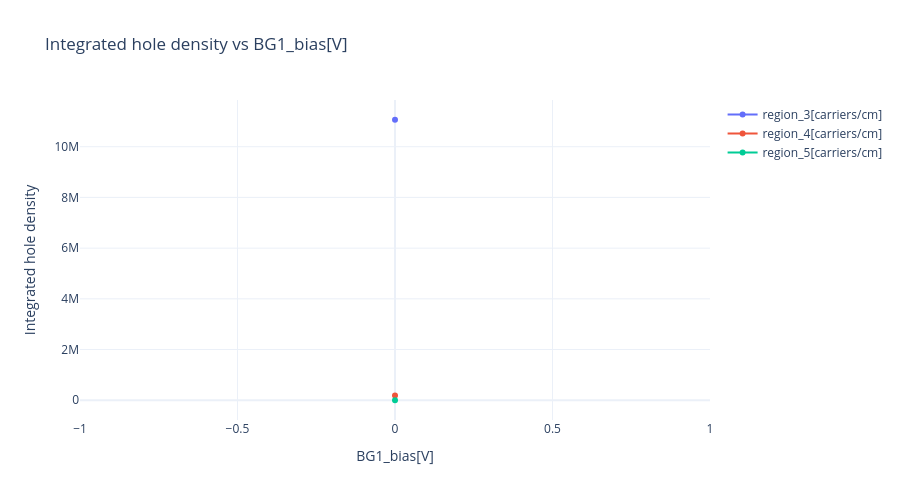
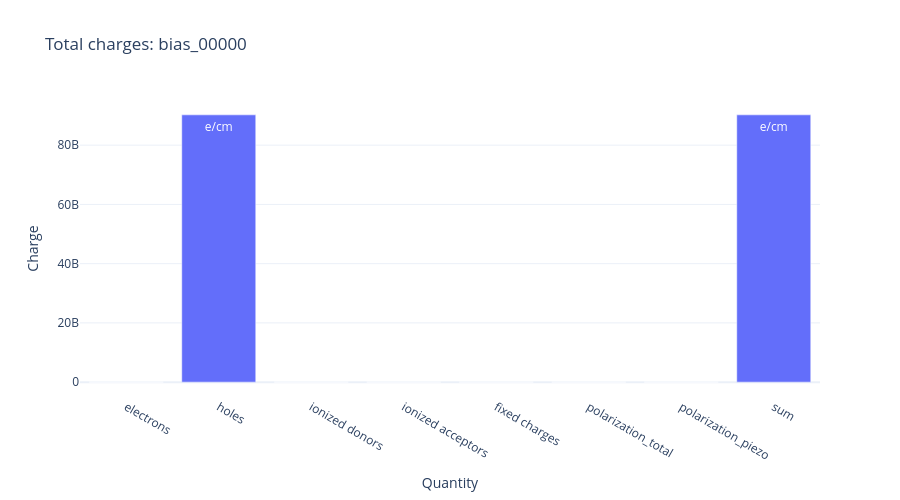
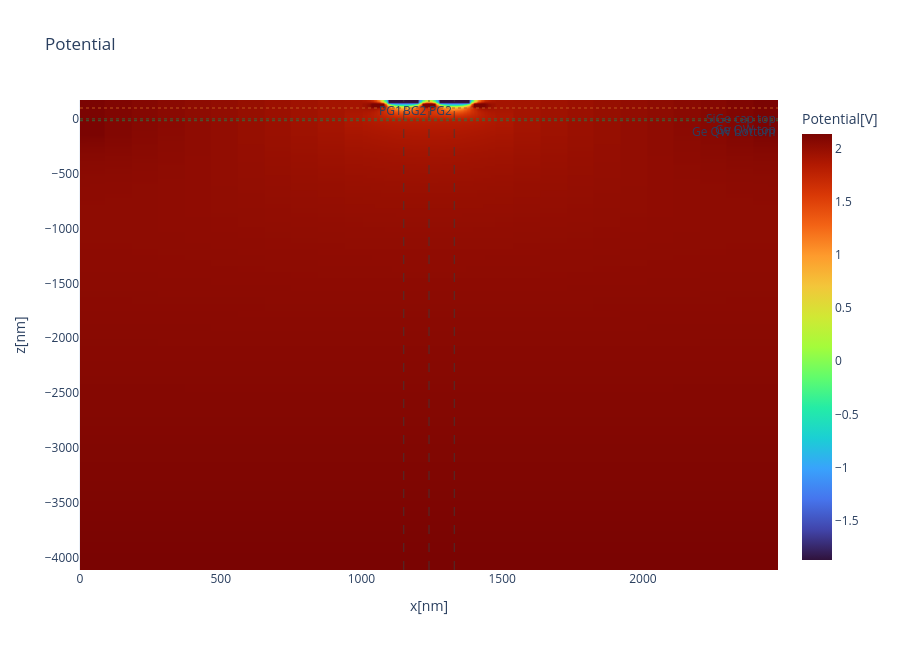
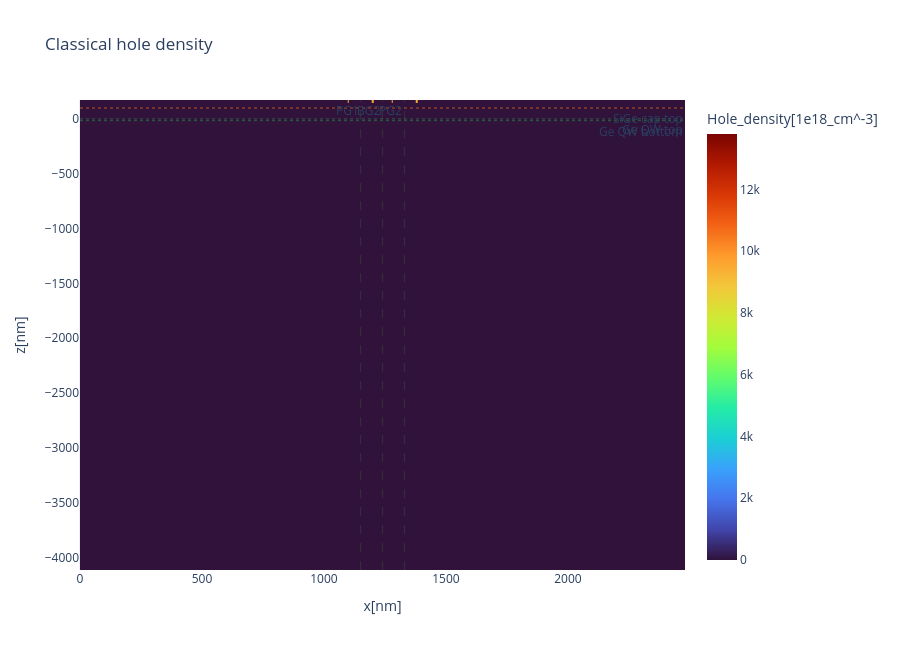

Write notebook code for charts like these, in order.
### Code cell
selected_diffs = np.abs(SUMMARY['V_PG'].to_numpy(dtype=float) - float(SELECTED_V_PG))
selected_idx = int(np.argmin(selected_diffs))
if selected_diffs[selected_idx] > SELECTED_BIAS_TOL:
    available = ', '.join(f'{value:+.1f}' for value in SUMMARY['V_PG'].to_numpy(dtype=float))
    raise ValueError(f'No sweep point found for V_PG={SELECTED_V_PG:+.3f} V. Available: {available}')

SELECTED_ROW = SUMMARY.iloc[selected_idx]
SELECTED_RUN_ROOT = Path(SELECTED_ROW['run_root'])
SELECTED_BIAS_DIR = nnt.get_bias_dir(SELECTED_RUN_ROOT, bias=SELECTED_RUN_BIAS)

SELECTED_GATE_X_MARKERS = [
    {'value': float(xpos), 'label': name, 'color': 'rgba(60,60,60,0.70)', 'dash': 'dash'}
    for name, xpos in X_PROBES.items()
]
def display_static_figure_once(fig):
    display(fig)
    plt.close(fig)

SELECTED_LAYER_Z_MARKERS = [
    {'value': -15.0, 'label': 'Ge QW bottom', 'color': 'rgba(40,120,70,0.75)', 'dash': 'dot'},
    {'value': 0.0, 'label': 'Ge QW top', 'color': 'rgba(40,120,70,0.75)', 'dash': 'dot'},
    {'value': 100.0, 'label': 'SiGe cap top', 'color': 'rgba(190,90,30,0.75)', 'dash': 'dot'},
]

display(Markdown(f'### Selected sweep point: V_PG1 = V_PG2 = {format_bias_label(SELECTED_ROW.V_PG)}; V_BG1 = V_BG2 = V_BG3 = 0.0 V'))
display(pd.Series({
    'run_name': SELECTED_ROW.run_name,
    'run_root': str(SELECTED_RUN_ROOT),
    'nextnano_bias_dir': str(SELECTED_BIAS_DIR),
    'job_done': (SELECTED_RUN_ROOT / 'job_done.txt').exists(),
}).to_frame('value'))

display(Markdown('#### Integrated hole density regions'))
display(nnt.read_integrated_density_hole(SELECTED_RUN_ROOT / 'integrated_density_hole.dat'))
integrated_fig = nnt.plot_integrated_density_hole(
    SELECTED_RUN_ROOT,
    region_columns=['region_3[carriers/cm]', 'region_4[carriers/cm]', 'region_5[carriers/cm]'],
    interactive=SELECTED_INTERACTIVE_PLOTS,
)
if not SELECTED_INTERACTIVE_PLOTS:
    display_static_figure_once(integrated_fig)

display(Markdown('#### Total charges'))
display(nnt.read_total_charges(SELECTED_BIAS_DIR))
total_charges_fig = nnt.plot_total_charges(SELECTED_BIAS_DIR, interactive=SELECTED_INTERACTIVE_PLOTS)
if not SELECTED_INTERACTIVE_PLOTS:
    display_static_figure_once(total_charges_fig)

display(Markdown('#### Potential map: potential.fld'))
potential_map = nnt.resolve_bias_output_file(SELECTED_RUN_ROOT, 'potential', bias=SELECTED_RUN_BIAS, preferred_extensions=('fld',))
if SELECTED_INTERACTIVE_PLOTS:
    nnt.plot_fld_interactive(potential_map, title='Potential', xlim=SELECTED_XLIM, ylim=SELECTED_MAP_ZLIM, x_markers=SELECTED_GATE_X_MARKERS, y_markers=SELECTED_LAYER_Z_MARKERS, prefer_nextnanopy=False)
else:
    display_static_figure_once(nnt.plot_fld(potential_map, title='Potential', xlim=SELECTED_XLIM, ylim=SELECTED_MAP_ZLIM, x_markers=SELECTED_GATE_X_MARKERS, y_markers=SELECTED_LAYER_Z_MARKERS, prefer_nextnanopy=False))

display(Markdown('#### Classical hole density map: density_hole.fld'))
hole_density_map = nnt.resolve_bias_output_file(SELECTED_RUN_ROOT, 'density_hole', bias=SELECTED_RUN_BIAS, preferred_extensions=('fld',))
if SELECTED_INTERACTIVE_PLOTS:
    nnt.plot_fld_interactive(hole_density_map, title='Classical hole density', log10=False, xlim=SELECTED_XLIM, ylim=SELECTED_MAP_ZLIM, x_markers=SELECTED_GATE_X_MARKERS, y_markers=SELECTED_LAYER_Z_MARKERS, prefer_nextnanopy=False)
else:
    display_static_figure_once(nnt.plot_fld(hole_density_map, title='Classical hole density', log10=False, xlim=SELECTED_XLIM, ylim=SELECTED_MAP_ZLIM, x_markers=SELECTED_GATE_X_MARKERS, y_markers=SELECTED_LAYER_Z_MARKERS, prefer_nextnanopy=False))

display(Markdown('#### HH band-edge map: bandedges.fld'))
bandedge_map = nnt.resolve_bias_output_file(SELECTED_RUN_ROOT, 'bandedges', bias=SELECTED_RUN_BIAS, preferred_extensions=('fld',))
if SELECTED_INTERACTIVE_PLOTS:
    nnt.plot_fld_interactive(bandedge_map, variable='HH', title='HH band edge', xlim=SELECTED_XLIM, ylim=SELECTED_MAP_ZLIM, x_markers=SELECTED_GATE_X_MARKERS, y_markers=SELECTED_LAYER_Z_MARKERS, prefer_nextnanopy=False)
else:
    display_static_figure_once(nnt.plot_fld(bandedge_map, variable='HH', title='HH band edge', xlim=SELECTED_XLIM, ylim=SELECTED_MAP_ZLIM, x_markers=SELECTED_GATE_X_MARKERS, y_markers=SELECTED_LAYER_Z_MARKERS, prefer_nextnanopy=False))

display(Markdown('#### Electric-field norm map: electric_field_norm.fld'))
efield_map = nnt.resolve_bias_output_file(SELECTED_RUN_ROOT, 'electric_field_norm', bias=SELECTED_RUN_BIAS, preferred_extensions=('fld',))
if SELECTED_INTERACTIVE_PLOTS:
    nnt.plot_fld_interactive(efield_map, title='Electric-field norm', xlim=SELECTED_XLIM, ylim=SELECTED_MAP_ZLIM, x_markers=SELECTED_GATE_X_MARKERS, y_markers=SELECTED_LAYER_Z_MARKERS, prefer_nextnanopy=False)
else:
    display_static_figure_once(nnt.plot_fld(efield_map, title='Electric-field norm', xlim=SELECTED_XLIM, ylim=SELECTED_MAP_ZLIM, x_markers=SELECTED_GATE_X_MARKERS, y_markers=SELECTED_LAYER_Z_MARKERS, prefer_nextnanopy=False))

display(Markdown('#### Band edges along x_QD: bandedges_1d_x_QD.dat'))
bandedges_x = nnt.resolve_bias_output_file(SELECTED_RUN_ROOT, 'bandedges', cut='1d_x_QD', bias=SELECTED_RUN_BIAS, preferred_extensions=('dat',))
if SELECTED_INTERACTIVE_PLOTS:
    nnt.plot_dat_interactive(bandedges_x, variables=SELECTED_BANDEDGE_VARIABLES, title='Band edges along x_QD', xlim=SELECTED_XLIM, markers=SELECTED_GATE_X_MARKERS, prefer_nextnanopy=False)
else:
    display_static_figure_once(nnt.plot_dat(bandedges_x, variables=SELECTED_BANDEDGE_VARIABLES, title='Band edges along x_QD', xlim=SELECTED_XLIM, markers=SELECTED_GATE_X_MARKERS, prefer_nextnanopy=False))

display(Markdown('#### Band edges along z_BG2: bandedges_1d_z_BG2.dat'))
bandedges_z_bg2 = nnt.resolve_bias_output_file(SELECTED_RUN_ROOT, 'bandedges', cut='1d_z_BG2', bias=SELECTED_RUN_BIAS, preferred_extensions=('dat',))
if SELECTED_INTERACTIVE_PLOTS:
    nnt.plot_dat_interactive(bandedges_z_bg2, variables=SELECTED_BANDEDGE_VARIABLES, title='Band edges along z_BG2', xlim=SELECTED_ZOOM_ZLIM, markers=SELECTED_LAYER_Z_MARKERS, prefer_nextnanopy=False)
else:
    display_static_figure_once(nnt.plot_dat(bandedges_z_bg2, variables=SELECTED_BANDEDGE_VARIABLES, title='Band edges along z_BG2', xlim=SELECTED_ZOOM_ZLIM, markers=SELECTED_LAYER_Z_MARKERS, prefer_nextnanopy=False))

display(Markdown('#### Band edges along z_PG1: bandedges_1d_z_PG1.dat'))
bandedges_z_pg1 = nnt.resolve_bias_output_file(SELECTED_RUN_ROOT, 'bandedges', cut='1d_z_PG1', bias=SELECTED_RUN_BIAS, preferred_extensions=('dat',))
if SELECTED_INTERACTIVE_PLOTS:
    nnt.plot_dat_interactive(bandedges_z_pg1, variables=SELECTED_BANDEDGE_VARIABLES, title='Band edges along z_PG1', xlim=SELECTED_ZOOM_ZLIM, markers=SELECTED_LAYER_Z_MARKERS, prefer_nextnanopy=False)
else:
    display_static_figure_once(nnt.plot_dat(bandedges_z_pg1, variables=SELECTED_BANDEDGE_VARIABLES, title='Band edges along z_PG1', xlim=SELECTED_ZOOM_ZLIM, markers=SELECTED_LAYER_Z_MARKERS, prefer_nextnanopy=False))

display(Markdown('#### Potential along x_QD: potential_1d_x_QD.dat'))
potential_x = nnt.resolve_bias_output_file(SELECTED_RUN_ROOT, 'potential', cut='1d_x_QD', bias=SELECTED_RUN_BIAS, preferred_extensions=('dat',))
if SELECTED_INTERACTIVE_PLOTS:
    nnt.plot_dat_interactive(potential_x, title='Potential along x_QD', xlim=SELECTED_XLIM, markers=SELECTED_GATE_X_MARKERS, prefer_nextnanopy=False)
else:
    display_static_figure_once(nnt.plot_dat(potential_x, title='Potential along x_QD', xlim=SELECTED_XLIM, markers=SELECTED_GATE_X_MARKERS, prefer_nextnanopy=False))

display(Markdown('#### Classical hole density along x_QD: density_hole_1d_x_QD.dat'))
classical_hole_x = nnt.resolve_bias_output_file(SELECTED_RUN_ROOT, 'density_hole', cut='1d_x_QD', bias=SELECTED_RUN_BIAS, preferred_extensions=('dat',))
if SELECTED_INTERACTIVE_PLOTS:
    nnt.plot_dat_interactive(classical_hole_x, title='Classical hole density along x_QD', xlim=SELECTED_XLIM, yscale='linear', markers=SELECTED_GATE_X_MARKERS, prefer_nextnanopy=False)
else:
    display_static_figure_once(nnt.plot_dat(classical_hole_x, title='Classical hole density along x_QD', xlim=SELECTED_XLIM, yscale='linear', markers=SELECTED_GATE_X_MARKERS, prefer_nextnanopy=False))

display(Markdown('#### Quantum HH density along x_QD: Quantum/c-Ge_QW/HH/density_1d_x_QD.dat'))
quantum_hh_x = nnt.resolve_quantum_output_file(SELECTED_RUN_ROOT, 'density', cut='1d_x_QD', region='c-Ge_QW', band='HH', bias=SELECTED_RUN_BIAS, preferred_extensions=('dat',))
if SELECTED_INTERACTIVE_PLOTS:
    nnt.plot_dat_interactive(quantum_hh_x, title='Quantum HH density along x_QD', xlim=SELECTED_XLIM, yscale='linear', markers=SELECTED_GATE_X_MARKERS, prefer_nextnanopy=False)
else:
    display_static_figure_once(nnt.plot_dat(quantum_hh_x, title='Quantum HH density along x_QD', xlim=SELECTED_XLIM, yscale='linear', markers=SELECTED_GATE_X_MARKERS, prefer_nextnanopy=False))

### Figure 1 — Plotly figure (JSON) as saved in the notebook; plotly's stock layout.template omitted (floating-point values rounded to 4 significant figures)
{"data": [{"mode": "lines+markers", "name": "region_3[carriers/cm]", "type": "scatter", "x": [0], "y": [11063740]}, {"mode": "lines+markers", "name": "region_4[carriers/cm]", "type": "scatter", "x": [0], "y": [189400.0]}, {"mode": "lines+markers", "name": "region_5[carriers/cm]", "type": "scatter", "x": [0], "y": [1.085e-302]}], "layout": {"height": 500, "legend": {"itemclick": "toggle", "itemdoubleclick": "toggleothers"}, "title": {"text": "Integrated hole density vs BG1_bias[V]"}, "xaxis": {"title": {"text": "BG1_bias[V]"}}, "yaxis": {"title": {"text": "Integrated hole density"}}}}

### Figure 2 — Plotly figure (JSON) as saved in the notebook; plotly's stock layout.template omitted (floating-point values rounded to 4 significant figures)
{"data": [{"text": ["e/cm", "e/cm", "e/cm", "e/cm", "e/cm", "e/cm", "e/cm", "e/cm"], "type": "bar", "x": ["electrons", "holes", "ionized donors", "ionized acceptors", "fixed charges", "polarization_total", "polarization_piezo", "sum"], "y": [-1.177e-298, 90230000000.0, 0.0, -0.0, 0.0, 0.0, 0.0, 90230000000.0]}], "layout": {"height": 500, "title": {"text": "Total charges: bias_00000"}, "xaxis": {"title": {"text": "Quantity"}}, "yaxis": {"title": {"text": "Charge"}}}}

### Figure 3 — Plotly figure (JSON) as saved in the notebook; plotly's stock layout.template omitted (floating-point values rounded to 4 significant figures; data arrays with more than 128 entries replaced by an {"elided": "..."} marker saying what was removed)
{"data": [{"colorbar": {"title": {"text": "Potential[V]"}}, "colorscale": [[0, "#30123b"], [0.07143, "#4145ab"], [0.1429, "#4675ed"], [0.2143, "#39a2fc"], [0.2857, "#1bcfd4"], [0.3571, "#24eca6"], [0.4286, "#61fc6c"], [0.5, "#a4fc3b"], [0.5714, "#d1e834"], [0.6429, "#f3c63a"], [0.7143, "#fe9b2d"], [0.7857, "#f36315"], [0.8571, "#d93806"], [0.9286, "#b11901"], [1, "#7a0402"]], "type": "heatmap", "x": [0.0, 10.44, 18.61, 25.0, 30.0, 40.0, 134.4, 228.9, 323.3, 417.8, 512.2, 606.7, 701.1, 795.6, 890.0, 992.4, 1015.0, 1020.0, 1025.0, 1030.0, 1035.0, 1040.0, 1045.0, 1050.0, 1055.0, 1060.0, 1065.0, 1070.0, 1075.0, 1080.0, 1085.0, 1090.0, 1095.0, 1100.0, 1105.0, 1110.0, 1115.0, 1120.0, 1125.0, 1130.0, 1135.0, 1140.0, 1145.0, 1150.0, 1155.0, 1160.0, 1165.0, 1170.0, 1175.0, 1180.0, 1185.0, 1190.0, 1195.0, 1200.0, 1205.0, 1210.0, 1215.0, 1220.0, 1225.0, 1230.0, 1235.0, 1240.0, 1245.0, 1250.0, 1255.0, 1260.0, 1265.0, 1270.0, 1275.0, 1280.0, 1285.0, 1290.0, 1295.0, 1300.0, 1305.0, 1310.0, 1315.0, 1320.0, 1325.0, 1330.0, 1335.0, 1340.0, 1345.0, 1350.0, 1355.0, 1360.0, 1365.0, 1370.0, 1375.0, 1380.0, 1385.0, 1390.0, 1395.0, 1400.0, 1405.0, 1410.0, 1415.0, 1420.0, 1425.0, 1430.0, 1435.0, 1440.0, 1445.0, 1450.0, 1455.0, 1460.0, 1465.0, 1488.0, 1590.0, 1684.0, 1779.0, 1873.0, 1968.0, 2062.0, 2157.0, 2251.0, 2346.0, 2440.0, 2450.0, 2455.0, 2461.0, 2470.0, 2480.0], "y": {"elided": "554 float values"}, "z": {"elided": "554x123 float values"}}], "layout": {"annotations": [{"showarrow": false, "text": "PG1", "x": 1150, "xanchor": "right", "xref": "x", "y": 1, "yanchor": "top", "yref": "y domain"}, {"showarrow": false, "text": "BG2", "x": 1240, "xanchor": "right", "xref": "x", "y": 1, "yanchor": "top", "yref": "y domain"}, {"showarrow": false, "text": "PG2", "x": 1330, "xanchor": "right", "xref": "x", "y": 1, "yanchor": "top", "yref": "y domain"}, {"showarrow": false, "text": "Ge QW bottom", "x": 1, "xanchor": "right", "xref": "x domain", "y": -15, "yanchor": "top", "yref": "y"}, {"showarrow": false, "text": "Ge QW top", "x": 1, "xanchor": "right", "xref": "x domain", "y": 0, "yanchor": "top", "yref": "y"}, {"showarrow": false, "text": "SiGe cap top", "x": 1, "xanchor": "right", "xref": "x domain", "y": 100, "yanchor": "top", "yref": "y"}], "height": 650, "shapes": [{"line": {"color": "rgba(60,60,60,0.70)", "dash": "dash", "width": 1.3}, "opacity": 0.85, "type": "line", "x0": 1150, "x1": 1150, "xref": "x", "y0": 0, "y1": 1, "yref": "y domain"}, {"line": {"color": "rgba(60,60,60,0.70)", "dash": "dash", "width": 1.3}, "opacity": 0.85, "type": "line", "x0": 1240, "x1": 1240, "xref": "x", "y0": 0, "y1": 1, "yref": "y domain"}, {"line": {"color": "rgba(60,60,60,0.70)", "dash": "dash", "width": 1.3}, "opacity": 0.85, "type": "line", "x0": 1330, "x1": 1330, "xref": "x", "y0": 0, "y1": 1, "yref": "y domain"}, {"line": {"color": "rgba(40,120,70,0.75)", "dash": "dot", "width": 1.3}, "opacity": 0.85, "type": "line", "x0": 0, "x1": 1, "xref": "x domain", "y0": -15, "y1": -15, "yref": "y"}, {"line": {"color": "rgba(40,120,70,0.75)", "dash": "dot", "width": 1.3}, "opacity": 0.85, "type": "line", "x0": 0, "x1": 1, "xref": "x domain", "y0": 0, "y1": 0, "yref": "y"}, {"line": {"color": "rgba(190,90,30,0.75)", "dash": "dot", "width": 1.3}, "opacity": 0.85, "type": "line", "x0": 0, "x1": 1, "xref": "x domain", "y0": 100, "y1": 100, "yref": "y"}], "title": {"text": "Potential"}, "xaxis": {"range": [0, 2480], "title": {"text": "x[nm]"}}, "yaxis": {"range": [-4115, 173], "title": {"text": "z[nm]"}}}}

### Figure 4 — Plotly figure (JSON) as saved in the notebook; plotly's stock layout.template omitted (floating-point values rounded to 4 significant figures; data arrays with more than 128 entries replaced by an {"elided": "..."} marker saying what was removed)
{"data": [{"colorbar": {"title": {"text": "Hole_density[1e18_cm^-3]"}}, "colorscale": [[0, "#30123b"], [0.07143, "#4145ab"], [0.1429, "#4675ed"], [0.2143, "#39a2fc"], [0.2857, "#1bcfd4"], [0.3571, "#24eca6"], [0.4286, "#61fc6c"], [0.5, "#a4fc3b"], [0.5714, "#d1e834"], [0.6429, "#f3c63a"], [0.7143, "#fe9b2d"], [0.7857, "#f36315"], [0.8571, "#d93806"], [0.9286, "#b11901"], [1, "#7a0402"]], "type": "heatmap", "x": [0.0, 10.44, 18.61, 25.0, 30.0, 40.0, 134.4, 228.9, 323.3, 417.8, 512.2, 606.7, 701.1, 795.6, 890.0, 992.4, 1015.0, 1020.0, 1025.0, 1030.0, 1035.0, 1040.0, 1045.0, 1050.0, 1055.0, 1060.0, 1065.0, 1070.0, 1075.0, 1080.0, 1085.0, 1090.0, 1095.0, 1100.0, 1105.0, 1110.0, 1115.0, 1120.0, 1125.0, 1130.0, 1135.0, 1140.0, 1145.0, 1150.0, 1155.0, 1160.0, 1165.0, 1170.0, 1175.0, 1180.0, 1185.0, 1190.0, 1195.0, 1200.0, 1205.0, 1210.0, 1215.0, 1220.0, 1225.0, 1230.0, 1235.0, 1240.0, 1245.0, 1250.0, 1255.0, 1260.0, 1265.0, 1270.0, 1275.0, 1280.0, 1285.0, 1290.0, 1295.0, 1300.0, 1305.0, 1310.0, 1315.0, 1320.0, 1325.0, 1330.0, 1335.0, 1340.0, 1345.0, 1350.0, 1355.0, 1360.0, 1365.0, 1370.0, 1375.0, 1380.0, 1385.0, 1390.0, 1395.0, 1400.0, 1405.0, 1410.0, 1415.0, 1420.0, 1425.0, 1430.0, 1435.0, 1440.0, 1445.0, 1450.0, 1455.0, 1460.0, 1465.0, 1488.0, 1590.0, 1684.0, 1779.0, 1873.0, 1968.0, 2062.0, 2157.0, 2251.0, 2346.0, 2440.0, 2450.0, 2455.0, 2461.0, 2470.0, 2480.0], "y": {"elided": "554 float values"}, "z": {"elided": "554x123 float values"}}], "layout": {"annotations": [{"showarrow": false, "text": "PG1", "x": 1150, "xanchor": "right", "xref": "x", "y": 1, "yanchor": "top", "yref": "y domain"}, {"showarrow": false, "text": "BG2", "x": 1240, "xanchor": "right", "xref": "x", "y": 1, "yanchor": "top", "yref": "y domain"}, {"showarrow": false, "text": "PG2", "x": 1330, "xanchor": "right", "xref": "x", "y": 1, "yanchor": "top", "yref": "y domain"}, {"showarrow": false, "text": "Ge QW bottom", "x": 1, "xanchor": "right", "xref": "x domain", "y": -15, "yanchor": "top", "yref": "y"}, {"showarrow": false, "text": "Ge QW top", "x": 1, "xanchor": "right", "xref": "x domain", "y": 0, "yanchor": "top", "yref": "y"}, {"showarrow": false, "text": "SiGe cap top", "x": 1, "xanchor": "right", "xref": "x domain", "y": 100, "yanchor": "top", "yref": "y"}], "height": 650, "shapes": [{"line": {"color": "rgba(60,60,60,0.70)", "dash": "dash", "width": 1.3}, "opacity": 0.85, "type": "line", "x0": 1150, "x1": 1150, "xref": "x", "y0": 0, "y1": 1, "yref": "y domain"}, {"line": {"color": "rgba(60,60,60,0.70)", "dash": "dash", "width": 1.3}, "opacity": 0.85, "type": "line", "x0": 1240, "x1": 1240, "xref": "x", "y0": 0, "y1": 1, "yref": "y domain"}, {"line": {"color": "rgba(60,60,60,0.70)", "dash": "dash", "width": 1.3}, "opacity": 0.85, "type": "line", "x0": 1330, "x1": 1330, "xref": "x", "y0": 0, "y1": 1, "yref": "y domain"}, {"line": {"color": "rgba(40,120,70,0.75)", "dash": "dot", "width": 1.3}, "opacity": 0.85, "type": "line", "x0": 0, "x1": 1, "xref": "x domain", "y0": -15, "y1": -15, "yref": "y"}, {"line": {"color": "rgba(40,120,70,0.75)", "dash": "dot", "width": 1.3}, "opacity": 0.85, "type": "line", "x0": 0, "x1": 1, "xref": "x domain", "y0": 0, "y1": 0, "yref": "y"}, {"line": {"color": "rgba(190,90,30,0.75)", "dash": "dot", "width": 1.3}, "opacity": 0.85, "type": "line", "x0": 0, "x1": 1, "xref": "x domain", "y0": 100, "y1": 100, "yref": "y"}], "title": {"text": "Classical hole density"}, "xaxis": {"range": [0, 2480], "title": {"text": "x[nm]"}}, "yaxis": {"range": [-4115, 173], "title": {"text": "z[nm]"}}}}
